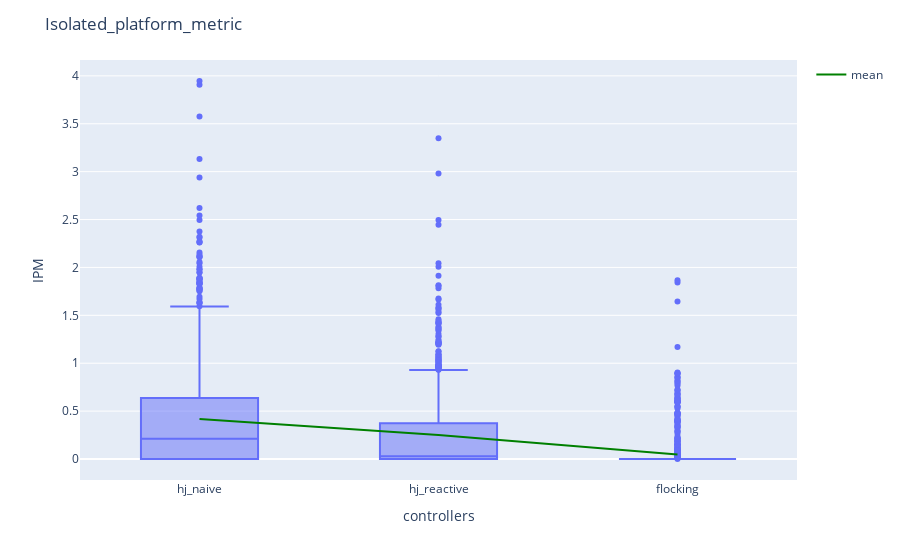

Write notebook code for a chart like this one.
### Markdown cell above
+ Isolated Platform Metric

### Code cell
ipm_dict= {"hj_naive": metrics_hj_naive["Isolated_platform_metric"],
                      "hj_reactive": metrics_hj_reactive["Isolated_platform_metric"],
                      "flocking": metrics_hj_flocking["Isolated_platform_metric"]}
ipm_df = pd.DataFrame(ipm_dict)
fig_ipm = px.box(ipm_df, log_y=False )
mean_trace = go.Scatter(
    x=ipm_df.columns,
    y=ipm_df.mean(),
    mode='lines',
    line=dict(color='green', width=2),
    showlegend=True,
    name="mean"
)
fig_ipm.add_trace(mean_trace)
# Add custom x and y labels
fig_ipm.update_layout(
    xaxis_title="controllers",
    yaxis_title="IPM",
    title = {'text': "Isolated_platform_metric"}
)
fig_ipm.show()

### Figure 1 — Plotly figure (JSON) as saved in the notebook; plotly's stock layout.template omitted (floating-point values rounded to 4 significant figures; data arrays with more than 128 entries replaced by an {"elided": "..."} marker saying what was removed)
{"data": [{"alignmentgroup": "True", "hovertemplate": "variable=%{x}<br>value=%{y}<extra></extra>", "legendgroup": "", "marker": {"color": "#636efa"}, "name": "", "notched": false, "offsetgroup": "", "orientation": "v", "showlegend": false, "type": "box", "x": {"elided": "3153 str values"}, "x0": " ", "xaxis": "x", "y": {"elided": "3153 float values"}, "y0": " ", "yaxis": "y"}, {"line": {"color": "green", "width": 2}, "mode": "lines", "name": "mean", "showlegend": true, "type": "scatter", "x": ["hj_naive", "hj_reactive", "flocking"], "y": [0.4168, 0.2497, 0.04616]}], "layout": {"boxmode": "group", "legend": {"tracegroupgap": 0}, "margin": {"t": 60}, "title": {"text": "Isolated_platform_metric"}, "xaxis": {"anchor": "y", "domain": [0, 1], "title": {"text": "controllers"}}, "yaxis": {"anchor": "x", "domain": [0, 1], "title": {"text": "IPM"}}}}
